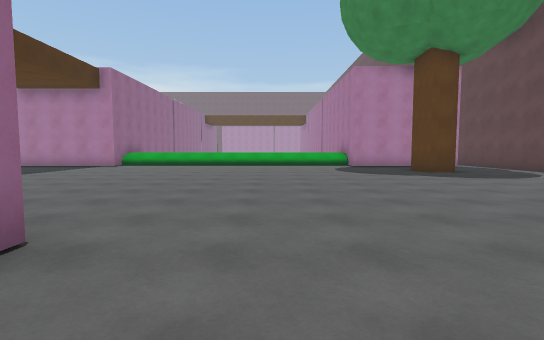
[1] (above)

24 first-person views from a walk through a scene from a Unity 3-D project. The camera is 1.4 m above the floor, tilts 4° down and sees 85° across. The floor is counted in squares, 2 m on a side. Each view is taken from the middle of a square. On the plan, view 1 faces up. The plan holds only what a view shows up to about 10 squares ahead; the rest is blank. The place goes on beyond the plan. The player character is not drawn.

[2]
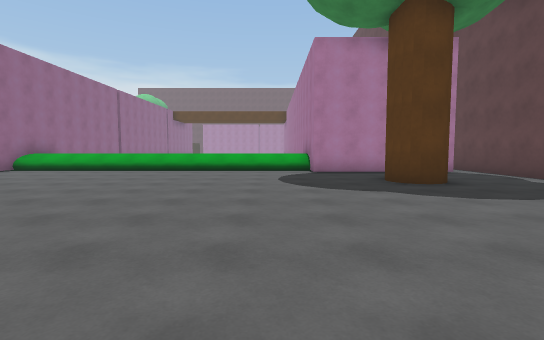

[3]
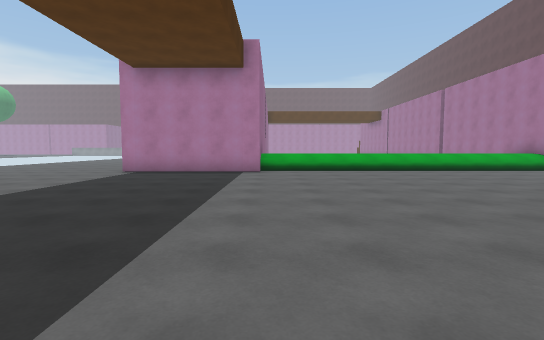

[4]
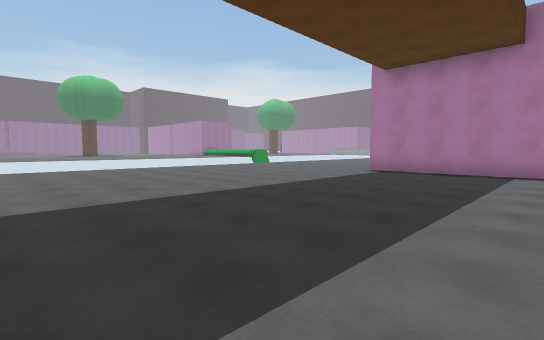

[5]
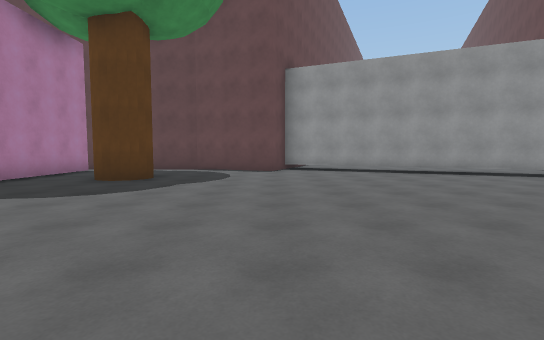

[6]
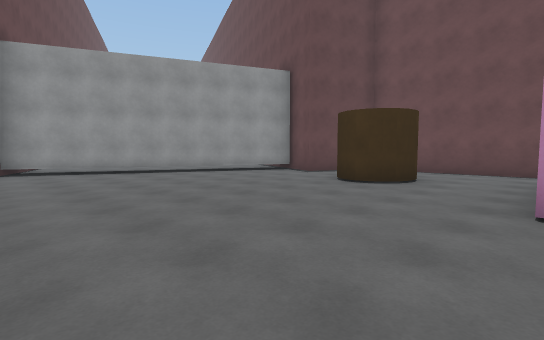

[7]
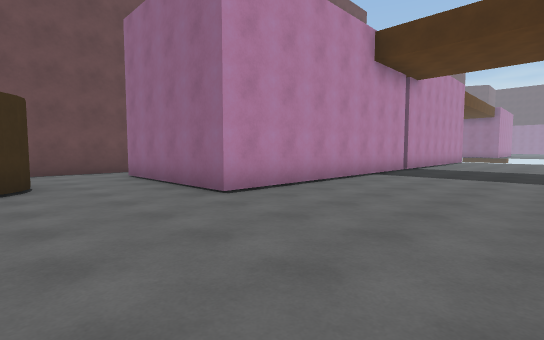

[8]
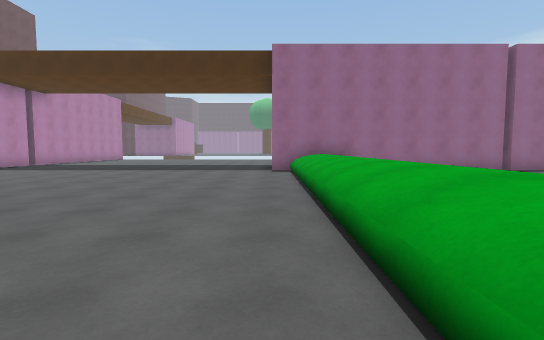

[9]
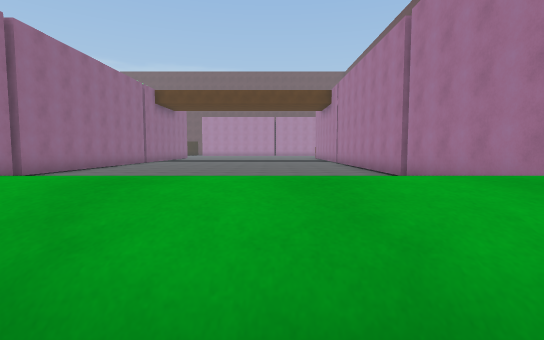

[10]
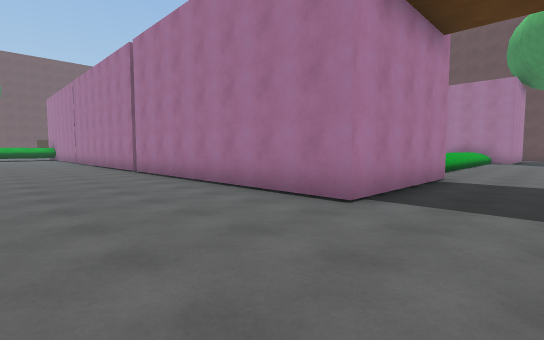

[11]
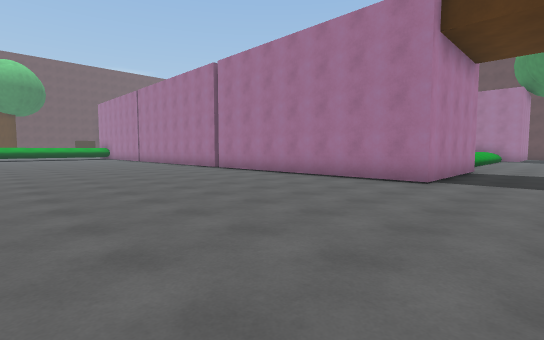

[12]
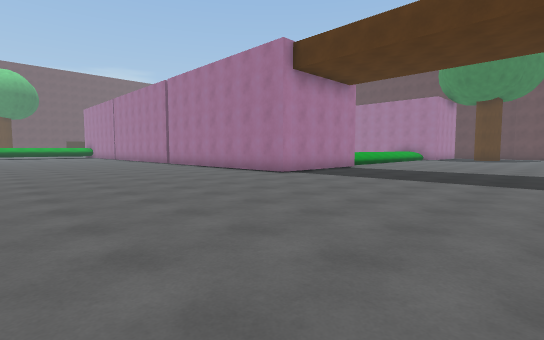

[13]
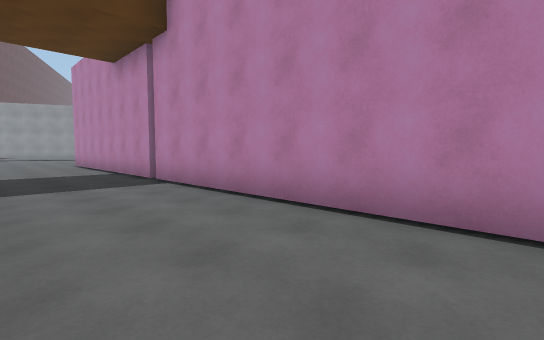

[14]
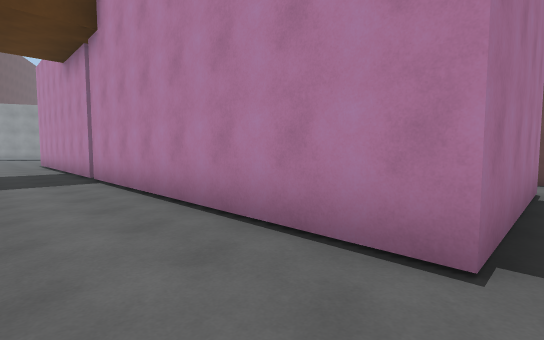

[15]
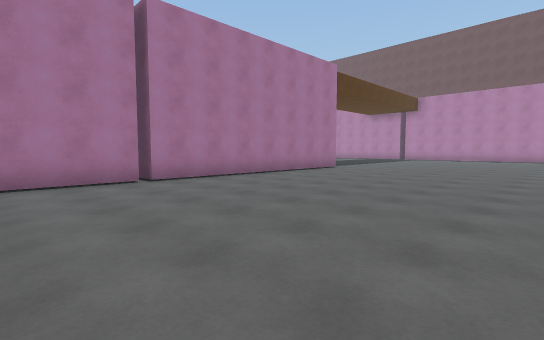

[16]
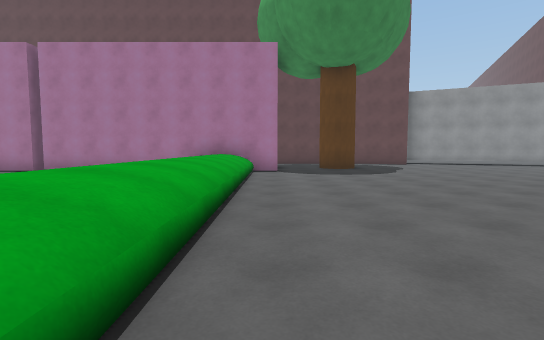

[17]
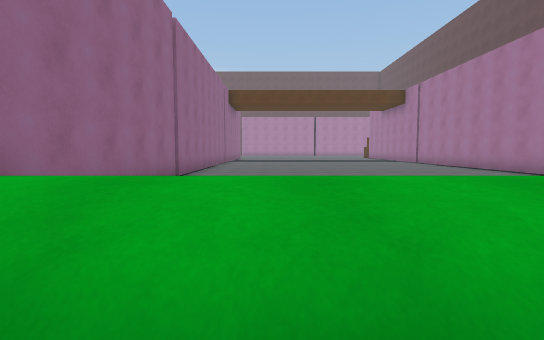

[18]
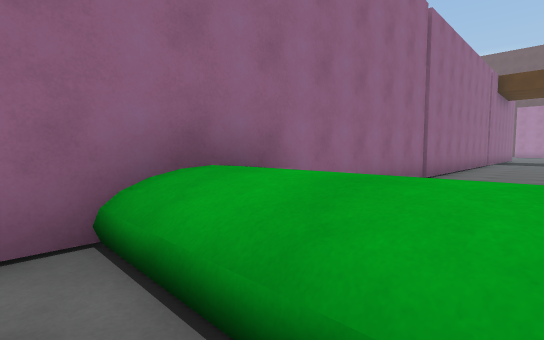

[19]
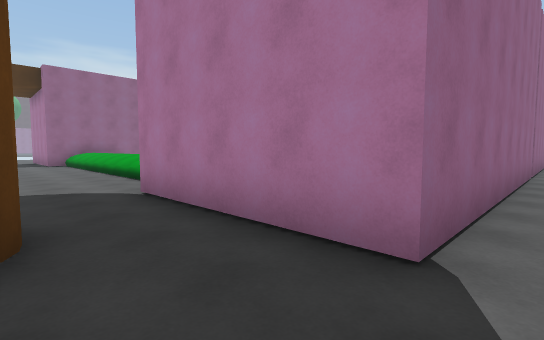

[20]
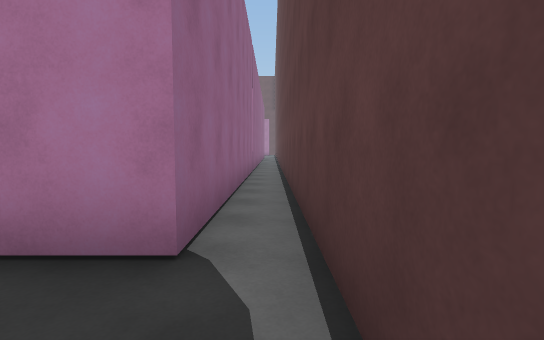

[21]
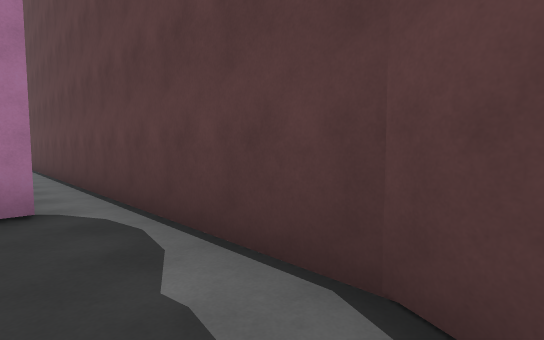

[22]
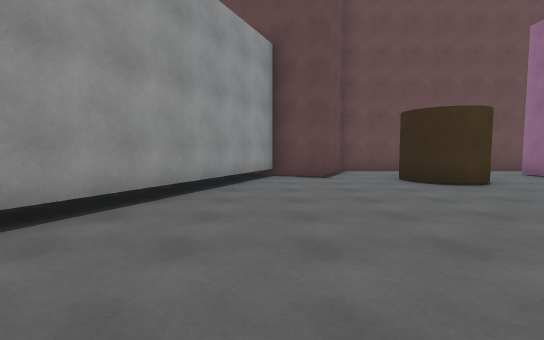

[23]
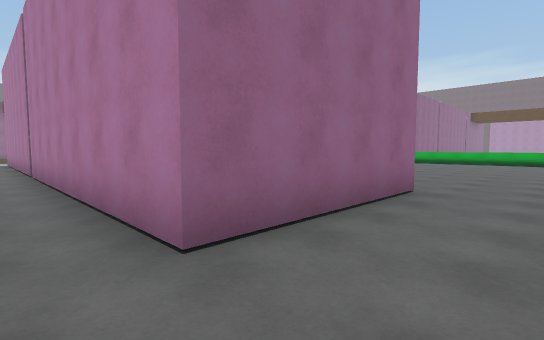

[24]
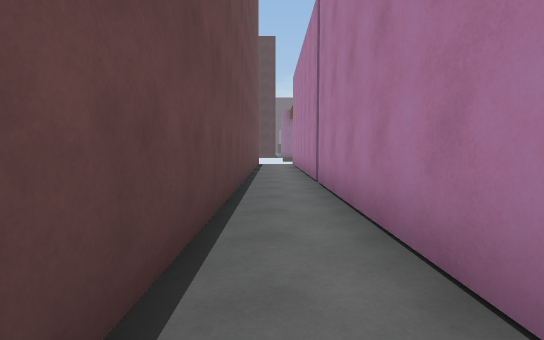

### Floor plan
Key: @ floor where view 1 was taken; # wall or solid block; . floor; ^ raised ledge.
Columns run from 17 left of view 1 to 9 right of it. Each row starts with its distance up from view 1.
 22 .......#  #..........#  #
 21 .......#  #..........#  # #
 20 .......#  #..........#  #.#
 19 .......#  #          #  #.#
 18 .......#  #          #  #.#
 17 .......#  #          #  #.#
 16 .......#  #          #  #.#
 15 .......#  #          #  #.#
 14 .......#   ^^^^^^^^^^   #.#
 13 .......#   ^^^^^^^^^^   #.#
 12 .......####..........####.#
 11 ..........................#
 10 ......................#...#
  9 ......................#...#
  8 .........................##
  7 .........................#
  6 .........................#
  5 .........................##
  4 .........................#
  3 ........................##
  2 .###############........#
  1 .#             #........#
  0 .#             #.@##...##
 -1 .#             #..##...#
 -2 .#  ############.....###
 -3 .   ................##
 -4 #   #################

Positions as (right, up) in squares from view 1, and headings:
1: (0, 0), facing up
2: (2, 3), facing up
3: (-6, 3), facing up
4: (-6, 3), facing up-left
5: (-2, 6), facing right
6: (-2, 6), facing down-right
7: (1, 6), facing down-left
8: (3, 12), facing left
9: (0, 12), facing up
10: (-14, 10), facing up-right
11: (-17, 10), facing up-right
12: (-17, 6), facing up-right
13: (-16, 5), facing down-right
14: (-17, 4), facing down-right
15: (-17, 22), facing down-right
16: (-6, 12), facing right
17: (-4, 12), facing up
18: (-4, 12), facing up-left
19: (8, 10), facing up-left
20: (8, 10), facing up
21: (7, 8), facing up-right
22: (5, 6), facing down
23: (0, -3), facing up-left
24: (-3, -3), facing left
